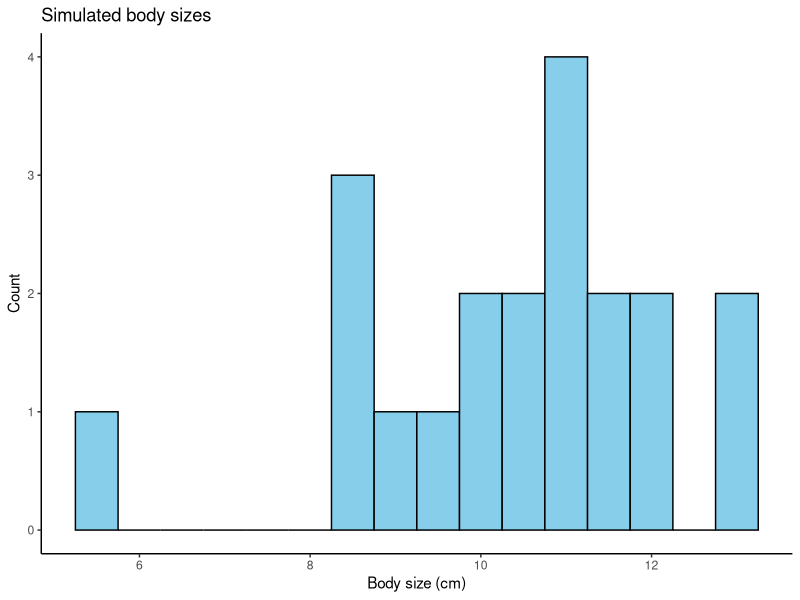
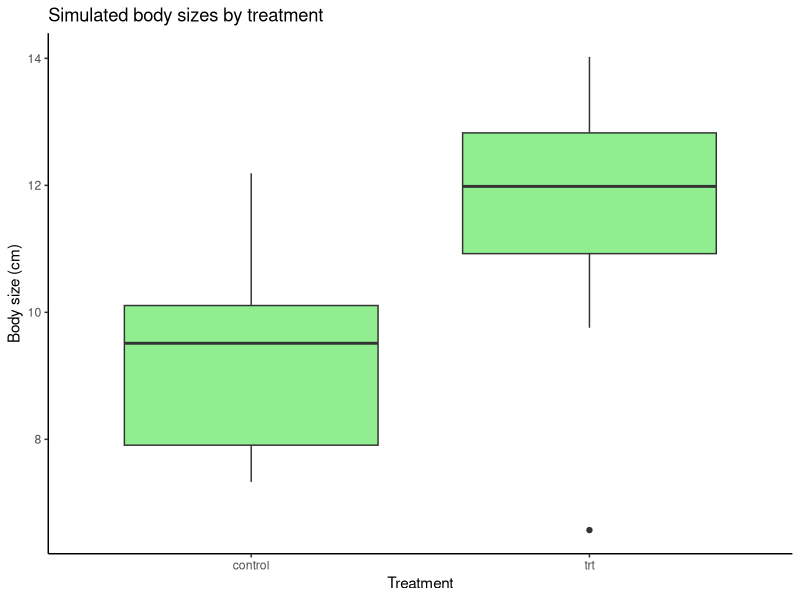
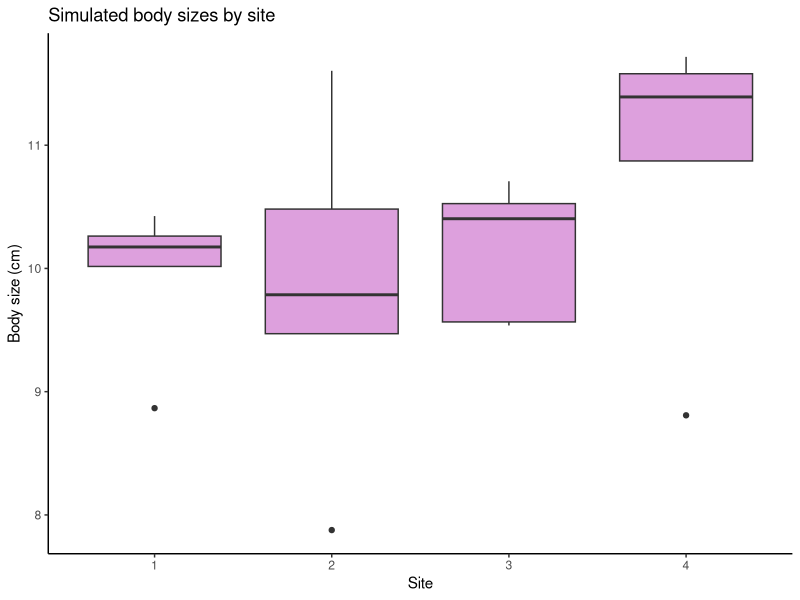
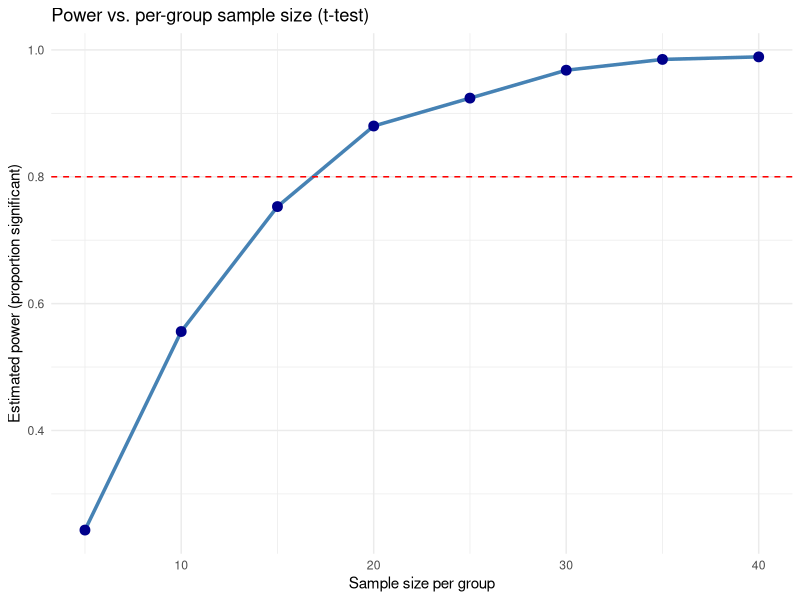

Reproduce these figures in R, in order.
# =====================================================
# Simple_Simulation_Intro.R
# FIW5594: Conservation Data Science
# Introduction to Data Simulation
# =====================================================

# Load packages ----
library(tidyverse)
library(ggplot2)

# =====================================================
# 1. Simulate one variable
# =====================================================

# GOAL: Simulate 20 individuals and measure their body size.

set.seed(1)   # makes results reproducible

# Sample size and parameters
n <- 20
mean_size <- 10
sd_size <- 2

# Draw random body sizes from a Normal distribution
body_size <- rnorm(n, mean = mean_size, sd = sd_size)

# Combine into a tibble
sim <- tibble(id = 1:n, body_size = body_size)

# Look at the data
print(sim)
summary(sim$body_size)

# Visualize with a histogram
ggplot(sim, aes(x = body_size)) +
  geom_histogram(binwidth = 0.5, fill = "skyblue", color = "black") +
  labs(title = "Simulated body sizes", x = "Body size (cm)", y = "Count") +
  theme_classic()

# =====================================================
# 2. Add a treatment effect
# =====================================================

# GOAL: Simulate a simple experimental effect on body size.

set.seed(1)

# Create a treatment variable (half control, half treated)
n <- 20
treatment <- rep(c("control", "trt"), each = n/2)

# set means for each group
mean_control <- 9
mean_trt <- 11
sd_both <- 2

# Simulate body sizes with different means by treatment
body_size <- rnorm(
  n = n,
  mean = if_else(treatment == "trt", mean_trt, mean_control),
  sd = sd_both
)

# Combine into tibble
(sim2 <- tibble(treatment, body_size))

# Visualize
ggplot(sim2, aes(x = treatment, y = body_size)) +
  geom_boxplot(fill = "lightgreen") +
  labs(title = "Simulated body sizes by treatment",
       x = "Treatment", y = "Body size (cm)") +
  theme_classic()

# Quick summaries
sim2 |>
  group_by(treatment) |>
  summarise(mean_size = mean(body_size), sd_size = sd(body_size), n = n())

# =====================================================
# 3. Add a random site effect (optional)
# =====================================================

# GOAL: Add realistic variation among sites.

set.seed(1)

# Define number of sites and individuals per site
n_site <- 4
n_per_site <- 5
n <- n_site * n_per_site

site <- rep(1:n_site, each = n_per_site)

# Each site gets its own random offset (site effect)
site_effect <- rnorm(n_site, mean = 0, sd = 0.5)[site] # the [site] part is indexing by the site vector here (e.g. for site = 1, it pulls out the first value from rnorm, site 2 has 2nd value and so on)

# baseline mean and residual sd
mean_overall <- 10
resid_sd <- 1

# Generate body sizes including site effects
body_size <- rnorm(n, mean = mean_overall + site_effect, sd = resid_sd)

# Combine into tibble
(sim3 <- tibble(site = factor(site), body_size))

# Visualize variation among sites
ggplot(sim3, aes(x = site, y = body_size)) +
  geom_boxplot(fill = "plum") +
  labs(title = "Simulated body sizes by site",
       x = "Site", y = "Body size (cm)") +
  theme_classic()

# Check site means
sim3 |>
  group_by(site) |>
  summarise(mean_size = mean(body_size), sd_size = sd(body_size))

# =====================================================
# 4. Try changing parameters
# =====================================================
# Change the sample size, mean, or sd above and re-run the code.
# Observe how the histogram or boxplot changes.
# Questions to ask:
#  - What does increasing SD do to your histogram?
#  - Do you see the treatment effect in the graph? 
#  - What happens when site variation increases?

# =====================================================
# 5. Simple Power Analysis using simulation
# =====================================================
# We'll simulate our simple treatment experiment many times,
# run a t-test each time, and see how often we detect the effect (p < 0.05).
# That proportion ≈ statistical power.

set.seed(1)

# ---- Function 1: Create a function that simulates one experiment and return its p-value ----
simulate_once_ttest <- function(n_per,
                                mean_control,
                                mean_treated,
                                sd_both) {
  control  <- rnorm(n_per, mean_control, sd_both)
  treated  <- rnorm(n_per, mean_treated, sd_both)
  t.test(treated, control)$p.value
}

# ---- Function 2: Create a function that repeats many experiments and estimates power ----
estimate_power_ttest <- function(n_per,
                                 mean_control,
                                 mean_treated,
                                 sd_both,
                                 reps,
                                 alpha = 0.05) {
  pvals <- replicate(reps,
                     simulate_once_ttest(n_per, mean_control, mean_treated, sd_both))
  power <- mean(pvals < alpha)
  return(power)
}

# ---- Apply functions to estimate power for your experiment ----
power_est <- estimate_power_ttest(n_per = 10,
                                  mean_control = 9,
                                  mean_treated = 11,
                                  sd_both = 2,
                                  reps = 2000, 
                                  alpha = 0.05)
power_est #what proportion of pvalues are less than your designated alpha? 

# ---- Explore how power changes with sample size ----

n_grid <- seq(5, 40, by = 5) #make a vector from 5 to 40, counting by 5's to represent your sample size

power_grid <- sapply(X = n_grid, function(n) 
  estimate_power_ttest(n_per = n,
                       mean_control = 9,
                       mean_treated = 11,
                       sd_both = 2,
                       reps = 1000))

power_tbl <- tibble(n_per = n_grid, power = power_grid)

ggplot(power_tbl, aes(x = n_per, y = power)) +
  geom_line(linewidth = 1.2, color = "steelblue") +
  geom_point(size = 3, color = "darkblue") +
  geom_hline(yintercept = 0.8, linetype = "dashed", color = "red") +
  labs(title = "Power vs. per-group sample size (t-test)",
       x = "Sample size per group", y = "Estimated power (proportion significant)") +
  theme_minimal()

# ---- Optional experiments ----
# Try changing:
#   - mean_treated (effect size)
#   - sd_both (variability)
#   - reps (precision of simulation)
#   - alpha (significance threshold)
# Then re-run and compare the estimated power.

